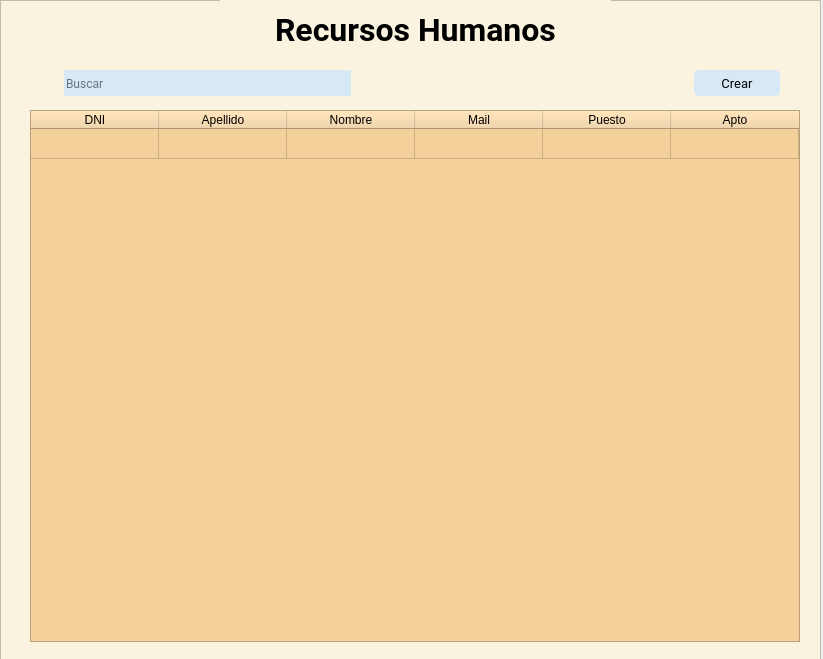
<?xml version="1.0" encoding="UTF-8"?>
<ui version="4.0">
 <class>MainWindow</class>
 <widget class="QMainWindow" name="MainWindow">
  <property name="geometry">
   <rect>
    <x>0</x>
    <y>0</y>
    <width>823</width>
    <height>659</height>
   </rect>
  </property>
  <property name="windowTitle">
   <string>MainWindow</string>
  </property>
  <widget class="QWidget" name="centralwidget">
   <widget class="QFrame" name="frame">
    <property name="geometry">
     <rect>
      <x>0</x>
      <y>0</y>
      <width>821</width>
      <height>661</height>
     </rect>
    </property>
    <property name="styleSheet">
     <string notr="true">background-color: rgb(249, 243, 223);</string>
    </property>
    <property name="frameShape">
     <enum>QFrame::StyledPanel</enum>
    </property>
    <property name="frameShadow">
     <enum>QFrame::Raised</enum>
    </property>
    <widget class="QGroupBox" name="groupBox_9">
     <property name="geometry">
      <rect>
       <x>0</x>
       <y>60</y>
       <width>791</width>
       <height>50</height>
      </rect>
     </property>
     <property name="minimumSize">
      <size>
       <width>0</width>
       <height>50</height>
      </size>
     </property>
     <property name="styleSheet">
      <string notr="true">margin-left: 14px;
border:none</string>
     </property>
     <property name="title">
      <string/>
     </property>
     <widget class="QPushButton" name="buscar_btn">
      <property name="geometry">
       <rect>
        <x>14</x>
        <y>9</y>
        <width>41</width>
        <height>26</height>
       </rect>
      </property>
      <property name="minimumSize">
       <size>
        <width>0</width>
        <height>21</height>
       </size>
      </property>
      <property name="cursor">
       <cursorShape>PointingHandCursor</cursorShape>
      </property>
      <property name="text">
       <string/>
      </property>
      <property name="icon">
       <iconset resource="img.qrc">
        <normaloff>:/newPrefix/Buscar_PNG.png</normaloff>:/newPrefix/Buscar_PNG.png</iconset>
      </property>
      <property name="iconSize">
       <size>
        <width>30</width>
        <height>30</height>
       </size>
      </property>
     </widget>
     <widget class="QLineEdit" name="Buscar_input">
      <property name="geometry">
       <rect>
        <x>50</x>
        <y>10</y>
        <width>301</width>
        <height>26</height>
       </rect>
      </property>
      <property name="minimumSize">
       <size>
        <width>0</width>
        <height>20</height>
       </size>
      </property>
      <property name="styleSheet">
       <string notr="true">font-family: Roboto;
background-color: #D7E9F7
</string>
      </property>
      <property name="text">
       <string/>
      </property>
      <property name="placeholderText">
       <string>Buscar </string>
      </property>
     </widget>
     <widget class="QPushButton" name="crear_btn">
      <property name="geometry">
       <rect>
        <x>680</x>
        <y>10</y>
        <width>100</width>
        <height>26</height>
       </rect>
      </property>
      <property name="font">
       <font>
        <family>Roboto</family>
        <pointsize>-1</pointsize>
       </font>
      </property>
      <property name="cursor">
       <cursorShape>PointingHandCursor</cursorShape>
      </property>
      <property name="styleSheet">
       <string notr="true">QPushButton{
background-color: #D7E9F7;
border-radius:5px;
font-family:Roboto;
font-size: 13px

}
QPushButton:hover{
background-color: rgba(71, 71, 103,180);
}</string>
      </property>
      <property name="text">
       <string>Crear</string>
      </property>
     </widget>
    </widget>
    <widget class="QLabel" name="label_titulo">
     <property name="geometry">
      <rect>
       <x>220</x>
       <y>0</y>
       <width>391</width>
       <height>61</height>
      </rect>
     </property>
     <property name="layoutDirection">
      <enum>Qt::LeftToRight</enum>
     </property>
     <property name="styleSheet">
      <string notr="true">font-family: Roboto;</string>
     </property>
     <property name="text">
      <string>&lt;html&gt;&lt;head/&gt;&lt;body&gt;&lt;p align=&quot;center&quot;&gt;&lt;span style=&quot; font-size:24pt; font-weight:600;&quot;&gt;Recursos Humanos&lt;/span&gt;&lt;/p&gt;&lt;/body&gt;&lt;/html&gt;</string>
     </property>
    </widget>
    <widget class="QTableWidget" name="table">
     <property name="geometry">
      <rect>
       <x>30</x>
       <y>110</y>
       <width>770</width>
       <height>532</height>
      </rect>
     </property>
     <property name="styleSheet">
      <string notr="true">background-color: #F4D19B</string>
     </property>
     <attribute name="horizontalHeaderVisible">
      <bool>true</bool>
     </attribute>
     <attribute name="horizontalHeaderDefaultSectionSize">
      <number>128</number>
     </attribute>
     <attribute name="verticalHeaderVisible">
      <bool>false</bool>
     </attribute>
     <row>
      <property name="text">
       <string>New Row</string>
      </property>
     </row>
     <column>
      <property name="text">
       <string>DNI</string>
      </property>
      <property name="background">
       <color>
        <red>253</red>
        <green>252</green>
        <blue>229</blue>
       </color>
      </property>
     </column>
     <column>
      <property name="text">
       <string>Apellido</string>
      </property>
      <property name="background">
       <color>
        <red>253</red>
        <green>252</green>
        <blue>229</blue>
       </color>
      </property>
     </column>
     <column>
      <property name="text">
       <string>Nombre</string>
      </property>
      <property name="background">
       <color>
        <red>253</red>
        <green>252</green>
        <blue>229</blue>
       </color>
      </property>
     </column>
     <column>
      <property name="text">
       <string>Mail</string>
      </property>
      <property name="background">
       <color>
        <red>253</red>
        <green>252</green>
        <blue>229</blue>
       </color>
      </property>
     </column>
     <column>
      <property name="text">
       <string>Puesto</string>
      </property>
      <property name="background">
       <color>
        <red>253</red>
        <green>252</green>
        <blue>229</blue>
       </color>
      </property>
     </column>
     <column>
      <property name="text">
       <string>Apto</string>
      </property>
      <property name="background">
       <color>
        <red>253</red>
        <green>252</green>
        <blue>229</blue>
       </color>
      </property>
      <property name="foreground">
       <brush brushstyle="SolidPattern">
        <color alpha="255">
         <red>0</red>
         <green>0</green>
         <blue>0</blue>
        </color>
       </brush>
      </property>
     </column>
    </widget>
   </widget>
  </widget>
 </widget>
 <resources>
  <include location="img.qrc"/>
 </resources>
 <connections/>
</ui>
